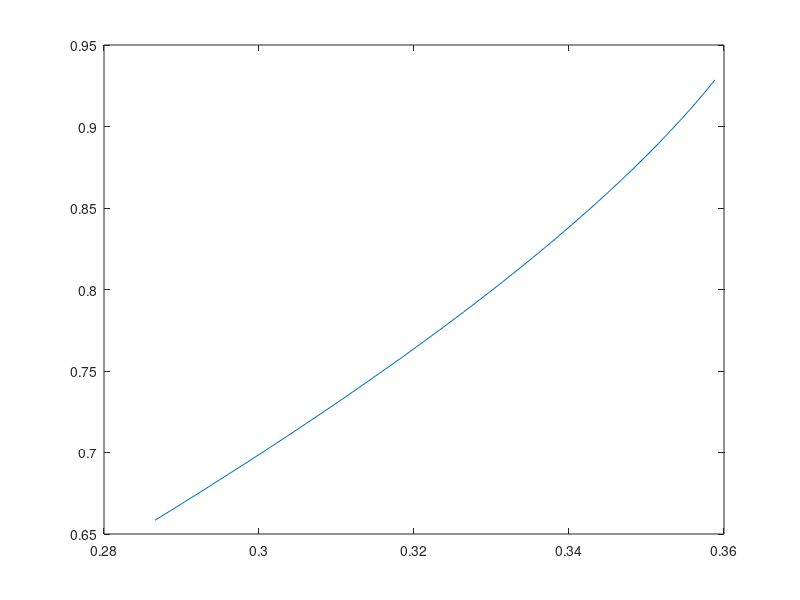

MATLAB code for this plot:
t = linspace(0, 1, 1000);
x = polyval([-17, 52, -48, 8, 0], t);
z1 = polyval(polyder([-17, 52, -48, 8, 0]), t);
z2 = polyval(polyder(polyder([-17, 52, -48, 8, 0])), t);
y = polyval([-19.5, 64, -60, 16, 0], t);
w1 = polyval(polyder([-19.5, 64, -60, 16, 0]), t);
w2 = polyval(polyder(polyder([-19.5, 64, -60, 16, 0])), t);
for i = 1:1000
    if ~( 0.5 <= (x(i)^2 + y(i)^2) && (x(i)^2 + y(i)^2) <= 1)
            x(i) = 0;
            y(i) = 0;
    end
end
xi = x > 0;
yi = y > 0;
plot(x(xi),y(yi));

% Ukrivljenost:
% ukrivljenost (x, y) = 
% abs(polyder(x)*polyder(polyder(y)) - polyder(y)*polyder(polyder(x))) /
% / (polyder(x)^2 + polyder(y)^2)^(1.5)
